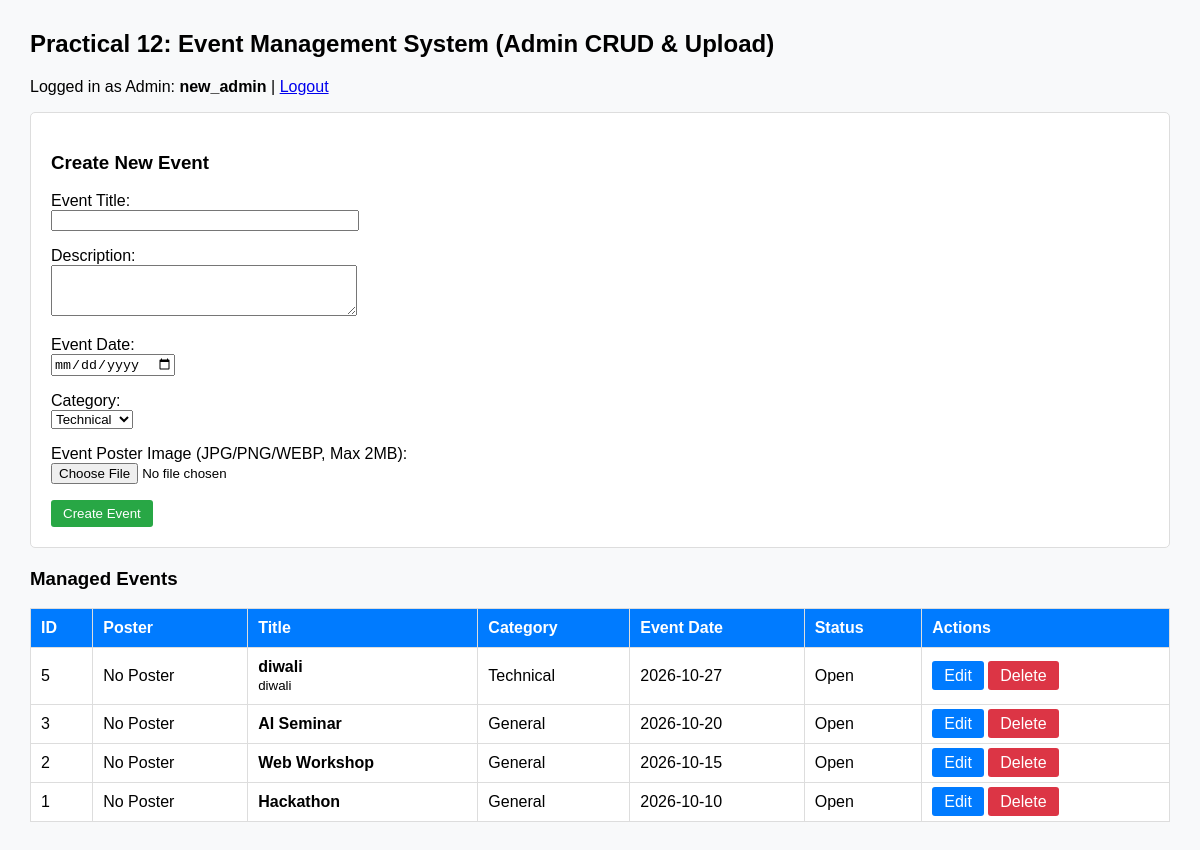
/events.php (signed in), run on the app's committed database.
### tables this page shows
CREATE TABLE `events` (
  `event_id` int(11) NOT NULL,
  `event_name` varchar(100) DEFAULT NULL,
  `event_date` date DEFAULT NULL,
  `venue` varchar(100) DEFAULT NULL,
  `title` varchar(150) NOT NULL,
  `description` text DEFAULT NULL,
  `category` varchar(50) DEFAULT 'General',
  `status` enum('open','closed') DEFAULT 'open',
  `poster` varchar(255) DEFAULT NULL
);

### events.php (the view, shortened to what this page needs)
<?php
require_once "db.php";
$upload_dir = "uploads/";
$edit_event = null;
$events = $conn->query("SELECT * FROM events ORDER BY event_id DESC");
?>
<!DOCTYPE html>
<html lang="en">
<head>
</head>
<body>
    <h2>Practical 12: Event Management System (Admin CRUD & Upload)</h2>
    <p>Logged in as Admin: <strong><?php echo htmlspecialchars($_SESSION['username'] ?? 'Admin'); ?></strong> | <a href="logout.php">Logout</a></p>
    <div class="card">
        <h3><?php echo $edit_event ? "Edit Event Details" : "Create New Event"; ?></h3>
        <form action="events.php" method="POST" enctype="multipart/form-data">
            <p>
                <label>Event Title:</label><br>
                <input type="text" name="title" value="<?php echo htmlspecialchars($edit_event['title'] ?? ''); ?>" required style="width: 300px;">
            </p>
            <p>
                <label>Description:</label><br>
                <textarea name="description" rows="3" style="width: 300px;"><?php echo htmlspecialchars($edit_event['description'] ?? ''); ?></textarea>
            </p>
            <p>
                <label>Event Date:</label><br>
                <input type="date" name="event_date" value="<?php echo htmlspecialchars($edit_event['event_date'] ?? ''); ?>" required>
            </p>
            <p>
                <label>Category:</label><br>
                <select name="category">
                    <option value="Technical" <?php echo ($edit_event['category'] ?? '') === 'Technical' ? 'selected' : ''; ?>>Technical</option>
                </select>
            </p>
            <p>
                <label>Event Poster Image (JPG/PNG/WEBP, Max 2MB):</label><br>
                <input type="file" name="poster" accept="image/*">
            </p>
            <button type="submit" class="btn btn-success"><?php echo $edit_event ? "Update Event" : "Create Event"; ?></button>
        </form>
    </div>
    <h3>Managed Events</h3>
    <table>
        <thead>
            <tr>
                <th>ID</th>
                <th>Poster</th>
                <th>Title</th>
                <th>Category</th>
                <th>Event Date</th>
                <th>Status</th>
                <th>Actions</th>
            </tr>
        </thead>
        <tbody>
            <?php if ($events && $events->num_rows > 0): ?>
                <?php while ($row = $events->fetch_assoc()): ?>
                    <tr>
                        <td><?php echo $row['event_id']; ?></td>
                        <td>
                            <?php if ($row['poster'] && file_exists($upload_dir . $row['poster'])): ?>
                                <img src="<?php echo $upload_dir . $row['poster']; ?>" class="poster-img" alt="Poster">
                            <?php else: ?>
                                <span>No Poster</span>
                            <?php endif; ?>
                        </td>
                        <td><strong><?php echo htmlspecialchars($row['title']); ?></strong><br><small><?php echo htmlspecialchars($row['description']); ?></small></td>
                        <td><?php echo htmlspecialchars($row['category']); ?></td>
                        <td><?php echo htmlspecialchars($row['event_date']); ?></td>
                        <td><?php echo ucfirst($row['status']); ?></td>
                        <td>
                            <a href="events.php?edit_id=<?php echo $row['event_id']; ?>" class="btn">Edit</a>
                            <a href="events.php?delete_id=<?php echo $row['event_id']; ?>" class="btn btn-danger" onclick="return confirm('Delete this event?');">Delete</a>
                        </td>
                    </tr>
                <?php endwhile; ?>
            <?php else: ?>
                <tr><td colspan="7">No events found.</td></tr>
            <?php endif; ?>
        </tbody>
    </table>
</body>
</html>

### events.php (style rules this page uses)
body { font-family: Arial, sans-serif; margin: 30px; background-color: #f8f9fa; }
.card { background: white; padding: 20px; border: 1px solid #ddd; margin-bottom: 20px; border-radius: 5px; }
table { width: 100%; border-collapse: collapse; margin-top: 15px; background: white; }
th, td { border: 1px solid #ddd; padding: 10px; text-align: left; vertical-align: middle; }
th { background-color: #007bff; color: white; }
.btn { padding: 6px 12px; text-decoration: none; color: white; background: #007bff; border-radius: 3px; border: none; cursor: pointer; }
.btn-danger { background: #dc3545; }
.btn-success { background: #28a745; }

### data on the page
events: event_id "5", shows "No Poster", title "diwali", description "diwali", category "Technical", event_date "2026-10-27", status "Open"
events: event_id "3", shows "No Poster", title "AI Seminar", category "General", event_date "2026-10-20", status "Open"
events: event_id "2", shows "No Poster", title "Web Workshop", category "General", event_date "2026-10-15", status "Open"
events: event_id "1", shows "No Poster", title "Hackathon", category "General", event_date "2026-10-10", status "Open"

### other printed values
$_SESSION['username'] "new_admin"
